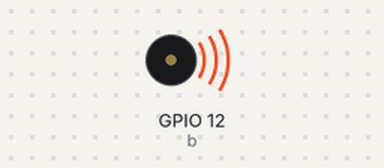
A program run on a simulated Raspberry Pi (BCM pin numbers). Parts: buzzer (waves = sounding). At 10.0 s the program stops and its outputs stay as they are.

Above: at 0.1 s.
At 10.1 s:
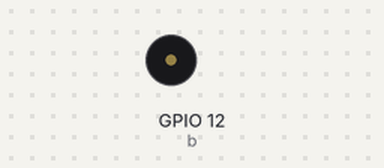
Timing chart, 0 to 11.5 s (numbered marks = the images above):
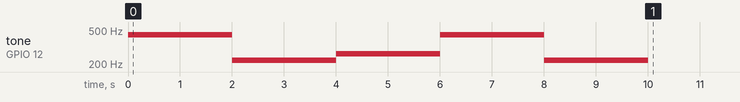

The program:

tone_buzzer.py
```python
from gpiozero import TonalBuzzer
from gpiozero.tones import Tone
from time import sleep

b = TonalBuzzer(12)
b.play(Tone("A4"))
sleep(2)
b.play(Tone(220.0)) # Hz
sleep(2)
b.play(Tone(60)) # middle C in MIDI notation
sleep(2)
b.play("A4")
sleep(2)
b.play(220.0)
sleep(2)
b.play(60)
```

Measured:
- by itself, tone on GPIO 12 (b): plays 440 Hz for 2.0 s, 220 Hz for 2.0 s, 262 Hz for 2.0 s, 440 Hz for 2.0 s, 220 Hz for 2.0 s
